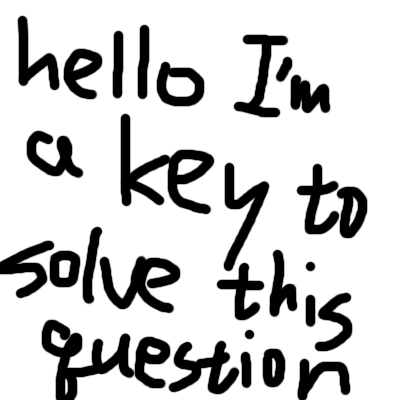
#> input picture CTF/Life/data/key1.bmp, 400 x 400 px
$ python en.py   (older library calls are emulated)
#> lines starting #> are read from the running program, lines starting #| are printed output that depends on the picture
from PIL import Image
import numpy as np
import scipy.misc

key1 = np.array(Image.open('key1.bmp'))
#> key1 is the input picture: shape (400, 400, 3); min 0, max 255, mean 204.1
key2 = np.array(Image.open('key2.bmp'))
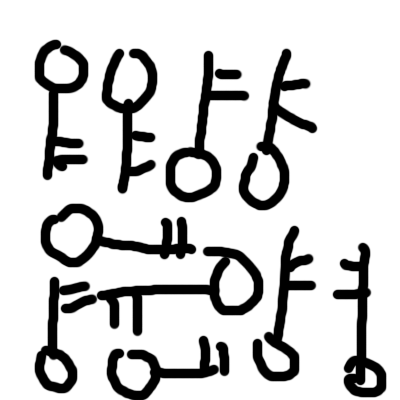
#> input picture CTF/Life/data/key2.bmp, 400 x 400 px
#> key2 is the input picture: shape (400, 400, 3); min 0, max 255, mean 209.4
key3 = np.array(Image.open('key3.bmp'))
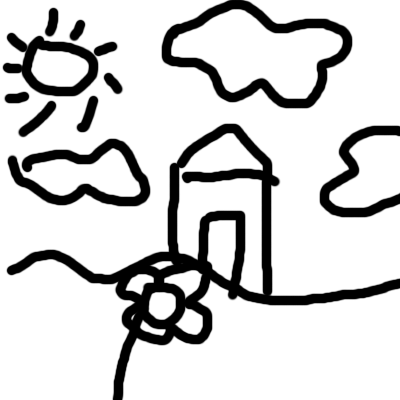
#> input picture CTF/Life/data/key3.bmp, 400 x 400 px
#> key3 is the input picture: shape (400, 400, 3); min 0, max 255, mean 209.7
key4 = np.array(Image.open('key4.bmp'))
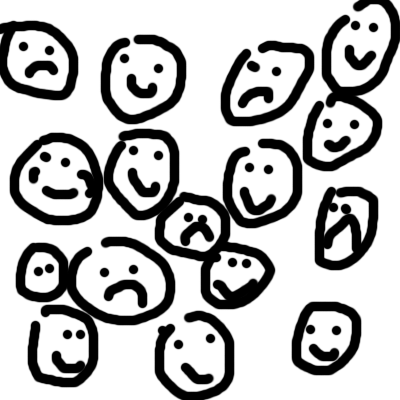
#> input picture CTF/Life/data/key4.bmp, 400 x 400 px
#> key4 is the input picture: shape (400, 400, 3); min 0, max 255, mean 185.5
flag = np.array(Image.open('life.bmp'))
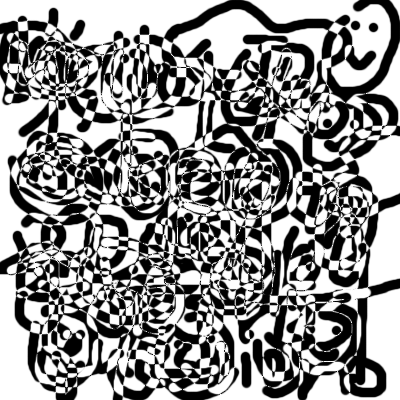
#> input picture CTF/Life/data/life.bmp, 400 x 400 px
#> flag is the input picture: shape (400, 400, 3); min 0, max 255, mean 143.4
a = np.zeros(160000*3).reshape(400,400,3)

for i in range(400):
    for j in range(400):
        a[i][j] = key1[i][j]^key2[i][j]^key3[i][j]^key4[i][j]^flag[i][j]
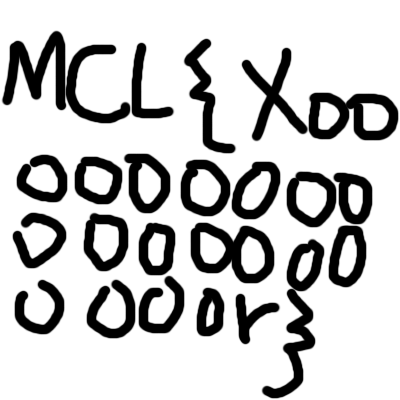
#> a: shape (400, 400, 3) float64; min 0, max 255, mean 199.3

im = Image.fromarray(np.uint8(a))
im.save('你的人生一團糟.bmp')
